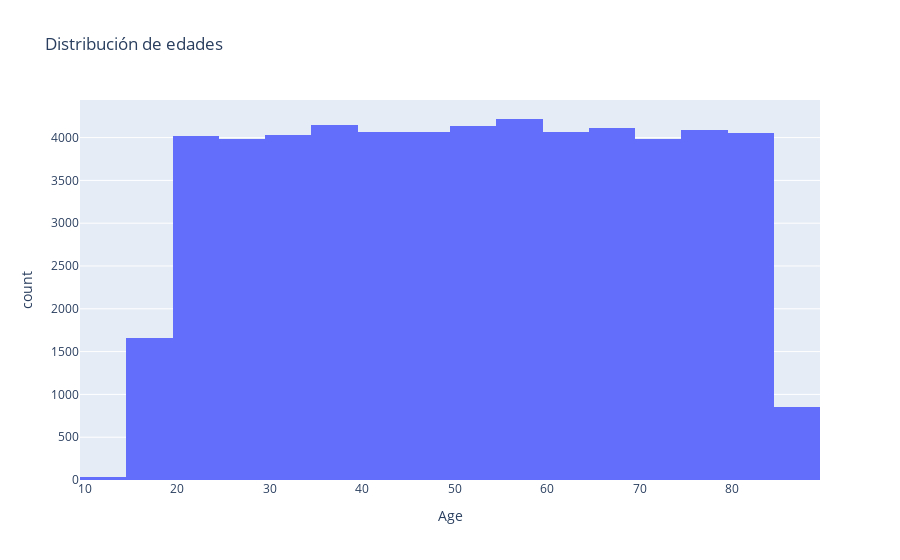

Notebook source saved alongside this figure:
### Code cell
fig = px.histogram(df, x="Age", title="Distribución de edades", nbins=30)
fig.show()

### Figure 1 — Plotly figure (JSON) as saved in the notebook; plotly's stock layout.template omitted (floating-point values rounded to 4 significant figures; data arrays with more than 128 entries replaced by an {"elided": "..."} marker saying what was removed)
{"data": [{"bingroup": "x", "hovertemplate": "Age=%{x}<br>count=%{y}<extra></extra>", "legendgroup": "", "marker": {"color": "#636efa", "pattern": {"shape": ""}}, "name": "", "nbinsx": 30, "orientation": "v", "showlegend": false, "type": "histogram", "x": {"elided": "55500 int values"}, "xaxis": "x", "yaxis": "y"}], "layout": {"barmode": "relative", "legend": {"tracegroupgap": 0}, "title": {"text": "Distribución de edades"}, "xaxis": {"anchor": "y", "domain": [0, 1], "title": {"text": "Age"}}, "yaxis": {"anchor": "x", "domain": [0, 1], "title": {"text": "count"}}}}
